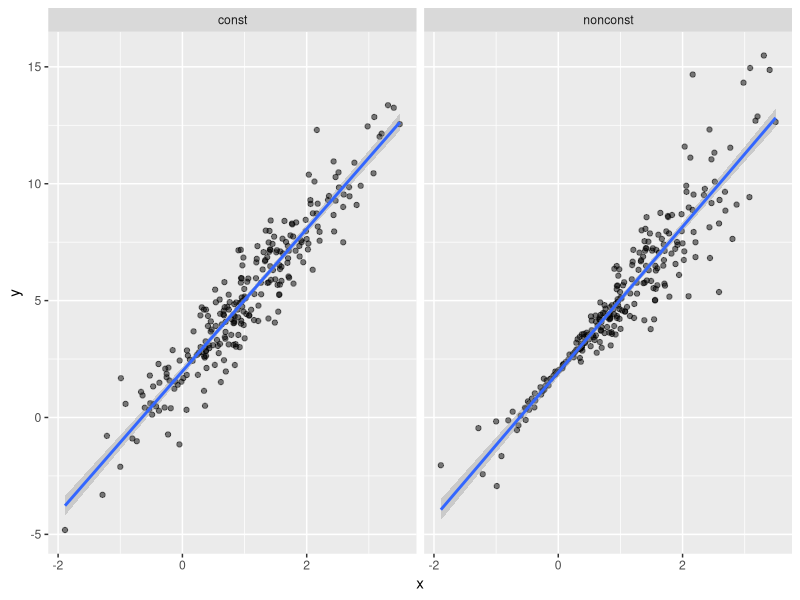
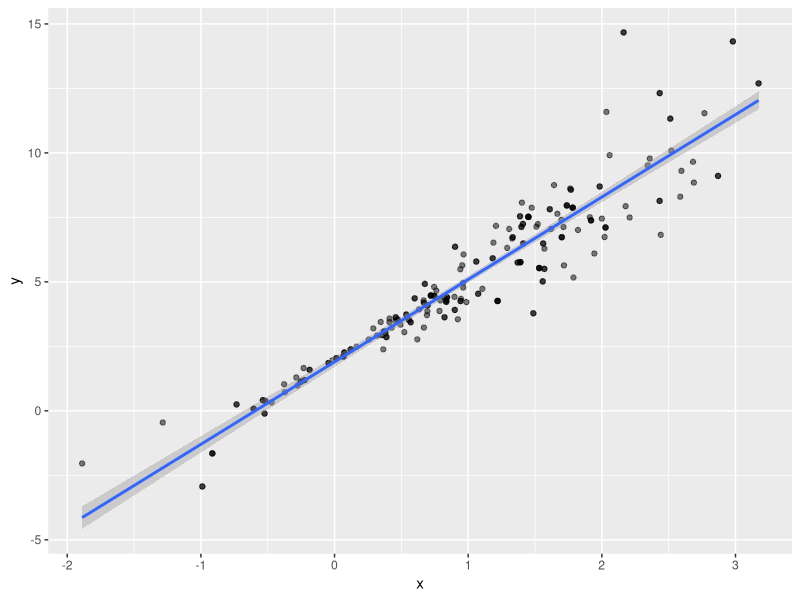
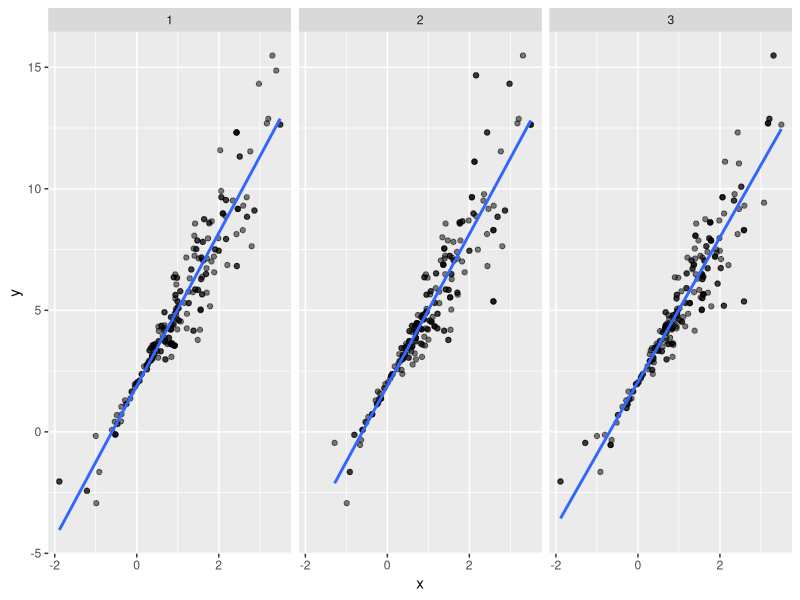
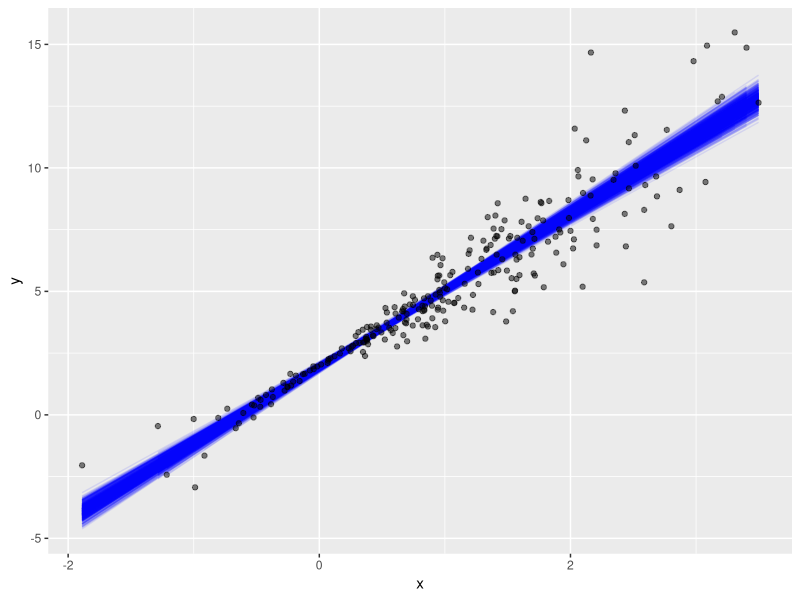

Recreate these plots in R, in order. (Note: this script raises an error after producing the figures.)
## ---- chunk 1
knitr::opts_chunk$set(echo = TRUE)
library(tidyverse)
library(modelr)
library(mgcv)

set.seed(1)
## ---- chunk 2
n_samp = 250

sim_df_const = 
  tibble(
    x = rnorm(n_samp, 1, 1),
    error = rnorm(n_samp, 0, 1),
    y = 2 + 3 * x + error
  )

sim_df_nonconst = sim_df_const %>% 
  mutate(
  error = error * .75 * x,
  y = 2 + 3 * x + error
)
## ---- chunk 3
sim_df = 
  bind_rows(const = sim_df_const, nonconst = sim_df_nonconst, .id = "data_source") 

sim_df %>% 
  ggplot(aes(x = x, y = y)) + 
  geom_point(alpha = .5) +
  stat_smooth(method = "lm") +
  facet_grid(~data_source) 
## ---- chunk 4
lm(y ~ x, data = sim_df_const) %>% 
  broom::tidy() %>% 
  knitr::kable(digits = 3)
## ---- chunk 5
lm(y ~ x, data = sim_df_nonconst) %>% 
  broom::tidy() %>% 
  knitr::kable(digits = 3)
## ---- chunk 6
boot_sample = function(df) {
  sample_frac(df, replace = TRUE)
}
## ---- chunk 7
boot_sample(sim_df_nonconst) %>% 
  ggplot(aes(x = x, y = y)) + 
  geom_point(alpha = .5) +
  stat_smooth(method = "lm")
## ---- chunk 8
boot_straps = 
  data_frame(
    strap_number = 1:1000,
    strap_sample = rerun(1000, boot_sample(sim_df_nonconst))
  )

boot_straps
## ---- chunk 9
boot_straps %>% 
  filter(strap_number %in% 1:2) %>% 
  mutate(strap_sample = map(strap_sample, ~arrange(.x, x))) %>% 
  pull(strap_sample)
## ---- chunk 10
boot_straps %>% 
  filter(strap_number %in% 1:3) %>% 
  unnest(strap_sample) %>% 
  ggplot(aes(x = x, y = y)) + 
  geom_point(alpha = .5) +
  stat_smooth(method = "lm", se = FALSE) +
  facet_grid(~strap_number) 
## ---- chunk 11
bootstrap_results = 
  boot_straps %>% 
  mutate(
    models = map(strap_sample, ~lm(y ~ x, data = .x) ),
    results = map(models, broom::tidy)) %>% 
  select(-strap_sample, -models) %>% 
  unnest() %>% 
  group_by(term) %>% 
  summarize(boot_se = sd(estimate))

bootstrap_results %>% 
  knitr::kable(digits = 3)
## ---- chunk 12
boot_straps %>% 
  unnest(strap_sample) %>% 
  ggplot(aes(x = x, y = y)) + 
  geom_line(aes(group = strap_number), stat = "smooth", method = "lm", se = FALSE, alpha = .1, color = "blue") +
  geom_point(data = sim_df_nonconst, alpha = .5)
## ---- chunk 13
boot_straps = 
  sim_df_nonconst %>% 
  modelr::bootstrap(n = 1000)

boot_straps$strap[[1]]

as_data_frame(boot_straps$strap[[1]])
## ---- chunk 14
sim_df_nonconst %>% 
  modelr::bootstrap(n = 1000) %>% 
  mutate(
    models = map(strap, ~lm(y ~ x, data = .x) ),
    results = map(models, broom::tidy)) %>% 
  select(-strap, -models) %>% 
  unnest(results) %>% 
  group_by(term) %>% 
  summarize(boot_se = sd(estimate))
## ---- chunk 15
sim_df_const %>% 
  modelr::bootstrap(n = 1000) %>% 
  mutate(models = map(strap, ~lm(y ~ x, data = .x) ),
         results = map(models, broom::tidy)) %>% 
  select(-strap, -models) %>% 
  unnest(results) %>% 
  group_by(term) %>% 
  summarize(boot_se = sd(estimate))
## ---- chunk 16
data("nyc_airbnb")

nyc_airbnb = 
  nyc_airbnb %>% 
  mutate(stars = review_scores_location / 2) %>% 
  rename(
    boro = neighbourhood_group,
    neighborhood = neighbourhood) %>% 
  filter(boro != "Staten Island") %>% 
  select(price, stars, boro, neighborhood, room_type)
## ---- chunk 17
nyc_airbnb %>% 
  ggplot(aes(x = stars, y = price, color = room_type)) + 
  geom_point() 
## ---- chunk 18
nyc_airbnb %>% 
  filter(boro == "Manhattan") %>% 
  modelr::bootstrap(n = 1000) %>% 
  mutate(
    models = map(strap, ~ lm(price ~ stars + room_type, data = .x)),
    results = map(models, broom::tidy)) %>% 
  select(results) %>% 
  unnest(results) %>% 
  filter(term == "stars") %>% 
  ggplot(aes(x = estimate)) + geom_density()
